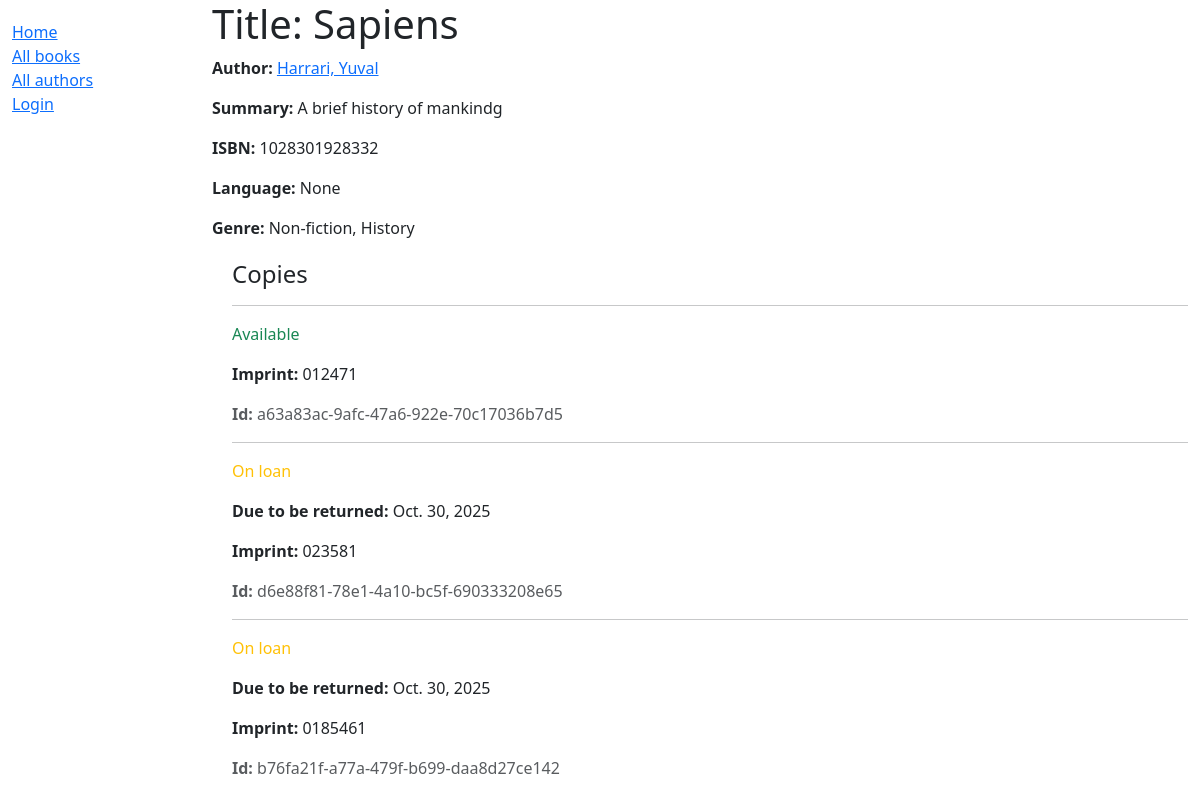
/catalog/book/1, run on the app's committed database.
### catalog/models.py (models this page shows, shortened)
class Book(models.Model):
    title = models.CharField(max_length=200)
    author = models.ForeignKey('Author', on_delete=models.RESTRICT, null=True)
    summary = models.TextField(max_length=1000)
    isbn = models.CharField('ISBN', max_length=13, unique=True)
    genre = models.ManyToManyField(Genre)
    language = models.ForeignKey('Language', on_delete=models.RESTRICT, null=True)
    def display_genre(self):
        return ', '.join(genre.name for genre in self.genre.all()[:3])
    display_genre.short_description = 'Genre'

class Author(models.Model):
    first_name = models.CharField(max_length=100)
    last_name = models.CharField(max_length=100)
    date_of_birth = models.DateField(null=True, blank=True)
    date_of_death = models.DateField('died', null=True, blank=True)
    def get_absolute_url(self):
        return reverse('author-detail', args=[str(self.id)])
    class Meta:
        ordering = ['last_name', 'first_name']
    def __str__(self):
        return f'{self.last_name}, {self.first_name}'

class Genre(models.Model):
    name = models.CharField(
        max_length=200,
        unique=True,
        help_text='Enter a book genre'
    )
    def __str__(self):
        return self.name
    class Meta:
        constraints = [
            UniqueConstraint(
                Lower('name'),
                name = 'genre_name_case_insensitive_unique',
                violation_error_message = 'Genre already exists'
            ),
        ]

class BookInstance(models.Model):
    id = models.UUIDField(primary_key=True, default=uuid.uuid4)
    book = models.ForeignKey(Book, on_delete=models.RESTRICT, null=True)
    imprint = models.CharField(max_length=200)
    due_back = models.DateField(null=True, blank=True)
    borrower = models.ForeignKey(
        settings.AUTH_USER_MODEL,
        on_delete=models.SET_NULL,
        null=True,
        blank=True
    )
    LOAN_STATUS = (
        ('m', 'Maintenance'),
        ('o', 'On loan'),
        ('a', 'Available'),
        ('r', 'Reserved'),
    )
    status = models.CharField(
        max_length=1,
        choices=LOAN_STATUS,
        blank=True,
        default='m',
    )
    class Meta:
        ordering = ['due_back']
        permissions = (
            ('can_mark_returned', 'Set book as returned'),
        )

### catalog/views.py (the view)
# urls.py: path('book/<int:pk>', views.BookDetailView.as_view(), name='book-detail'),
class BookDetailView(generic.DetailView):
    model = Book

### catalog/templates/catalog/book_detail.html (shortened to what this page needs)
{% extends "base_generic.html" %}
{% block content %}
    <h1>Title: {{book.title}}</h1>
    <p><strong>Author:</strong> <a href="{{book.author.get_absolute_url}}">{{book.author}}</a></p>
    <p><strong>Summary:</strong> {{book.summary}}</p>
    <p><strong>ISBN:</strong> {{book.isbn}}</p>
    <p><strong>Language:</strong> {{book.language}}</p>
    <p><strong>Genre:</strong> {{book.genre.all|join:", "}}</p>
    <div style="margin-left:20px;margin-top:20px">
        <h4>Copies</h4>
        {% for copy in book.bookinstance_set.all %}
            <hr />
            <p class="{% if copy.status == 'a' %}text-success{% elif copy.status == 'm' %}text-danger{% else %}text-warning{% endif %}">
                {{copy.get_status_display}}
            </p>
            {% if copy.status != 'a' %}
                <p>
                    <strong>Due to be returned:</strong> {{copy.due_back}}
                </p>
            {% endif %}
            <p><strong>Imprint:</strong> {{copy.imprint}}</p>
            <p class="text-muted"><strong>Id:</strong> {{copy.id}}</p>
        {% endfor %}
    </div>
{% endblock %}
{% block sidebar %}
    {{block.super}}
{% endblock %}

### data on the page
Book: author "Harrari, Yuval", summary "A brief history of mankindg", isbn "1028301928332", language "None", genre.all "Non-fiction, History"
BookInstance: status "Available", imprint "012471", id "a63a83ac-9afc-47a6-922e-70c17036b7d5"
BookInstance: status "On loan", due_back "Oct. 30, 2025", imprint "023581", id "d6e88f81-78e1-4a10-bc5f-690333208e65"
BookInstance: status "On loan", due_back "Oct. 30, 2025", imprint "0185461", id "b76fa21f-a77a-479f-b699-daa8d27ce142"
